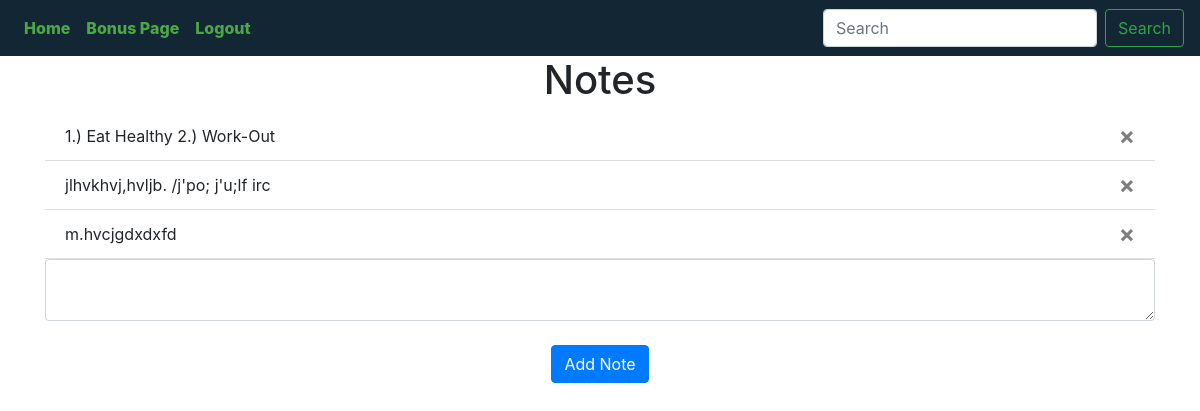
Page / (signed in) on the earlier database version.
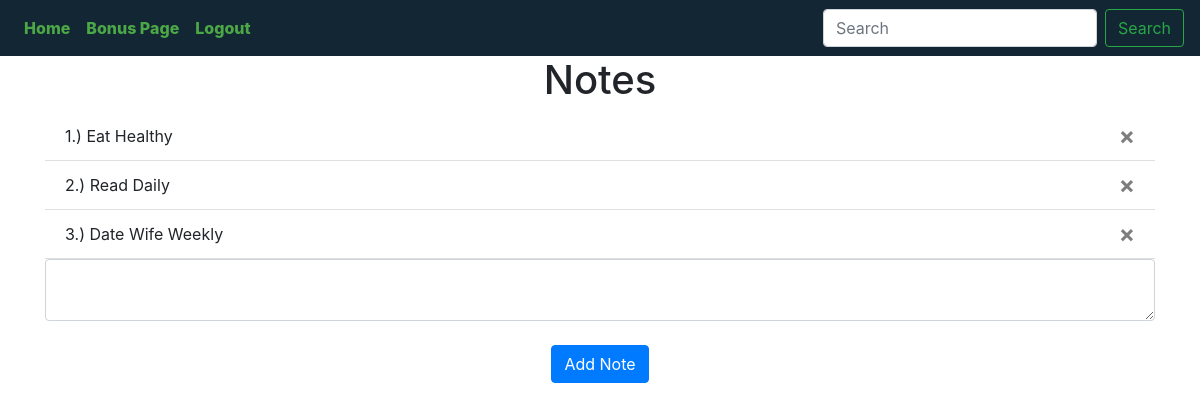
Same page on the later database version.
### website/models.py (models this page shows)
class Note(db.Model):
    id = db.Column(db.Integer, primary_key=True)
    data = db.Column(db.String(10000))
    date = db.Column(db.DateTime(timezone=True), default=func.now())
    user_id = db.Column(db.Integer, db.ForeignKey('user.id'))

### website/views.py (the view, shortened to what this page needs)
@views.route('/', methods=['GET', 'POST'])
@login_required
def home():
    return render_template("home.html", user=current_user)

### website/__init__.py (called while the page is built)
def create_app():
    app = Flask(__name__)
    app.config['SECRET_KEY'] = "jwhebffbkefb"
    app.config['SQLALCHEMY_DATABASE_URI'] = f'sqlite:///{DB_NAME}'
    db.init_app(app)
    from .views import views
    from .auth import auth
    app.register_blueprint(views, url_prefix='/')
    app.register_blueprint(auth, url_prefix='/')
    from .models import User, Note
    create_database(app)
    login_manager = LoginManager()
    login_manager.login_view = 'auth.login'
    login_manager.init_app(app)
    @login_manager.user_loader
    def load_user(id):
        return User.query.get(int(id))
    return app

### website/templates/home.html
{% extends "base.html" %} {% block title %}Home28{% endblock %}
{% block content %}
<h1 align="center">Notes</h1>
<ul class="list-group list-group-flush" id="notes">
    {% for note in user.notes%}
    <li class="list-group-item">{{ note.data }}
        <button type="button" class="close" onClick="deleteNote({{note.id}})">
        <span aria-hidden="true">&times;</span>
    </button>
    </li>
    {% endfor %}
</ul>
<form method="POST">
    <textarea name="note" id="note" class="form-control"></textarea>
    <br />
    <div align="center">
        <button type="submit" class="btn btn-primary">Add Note</button>
    </div>
</form>
{% endblock %}

### website/templates/base.html (shortened to what this page needs)
<!DOCTYPE html>
<html>
    <head>
        <link
      rel="stylesheet"
      href="https://stackpath.bootstrapcdn.com/bootstrap/4.4.1/css/bootstrap.min.css"
    />
    <link
      rel="stylesheet"
      href="https://stackpath.bootstrapcdn.com/font-awesome/4.7.0/css/font-awesome.min.css"
    />
    </head>
<body>
<nav class="navbar navbar-expand-lg justify-content-between" style="background-color: #122634;" >
    <div class="collapse navbar-collapse" id="navbar">
      <div class="navbar-nav">
        {% if user.is_authenticated %}
        <a class="nav-item nav-link" id="home" href="/" style="color: #4CA746; font-weight: 800;">Home</a>
        <a class="nav-item nav-link" id="bonus" href="/bonus" style="color: #4CA746; font-weight: 800;">Bonus Page</a>
        <a class="nav-item nav-link" id="logout" href="/logout" style="color: #4CA746; font-weight: 800;">Logout</a>
        {% else %}
        <a class="nav-item nav-link" id="login" href="/login" style="color: #4CA746; font-weight: 800;">Login</a>
        <a class="nav-item nav-link" id="signUp" href="/sign-up" style="color: #4CA746; font-weight: 800;">Sign Up</a>
      {% endif %}
      </div>
    </div>
    {% if user.is_authenticated %}
    <form class="form-inline">
      <input class="form-control mr-sm-2" type="search" placeholder="Search" aria-label="Search">
      <button class="btn btn-outline-success my-1 my-sm-0" type="submit">Search</button>
    </form>
    {% endif %}
  </nav>
  <div class="container">{% block content %} {% endblock %}</div>
</body>
</html>

Differences in the rows shown:
removed Note: data "1.) Eat Healthy 2.) Work-Out"
removed Note: data "jlhvkhvj,hvljb. /j'po; j'u;lf irc"
removed Note: data "m.hvcjgdxdxfd"
added Note: data "1.) Eat Healthy"
added Note: data "2.) Read Daily"
added Note: data "3.) Date Wife Weekly"
